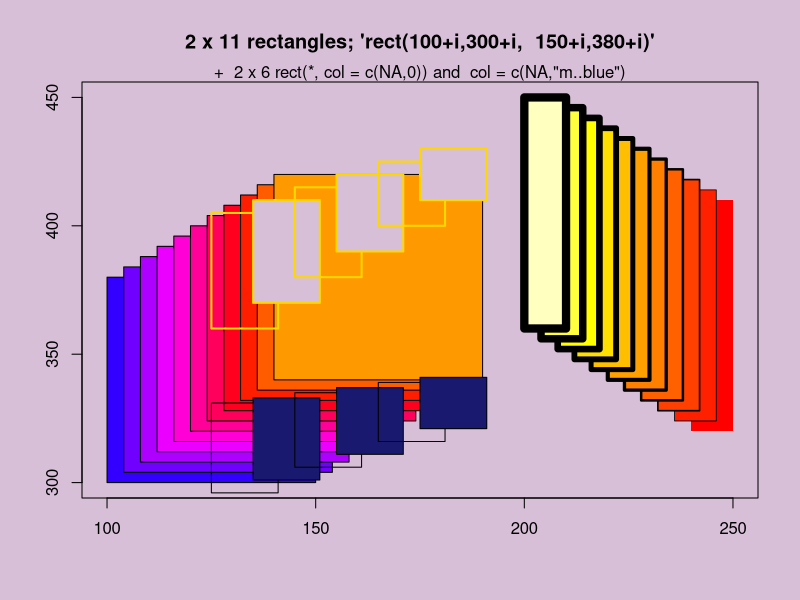
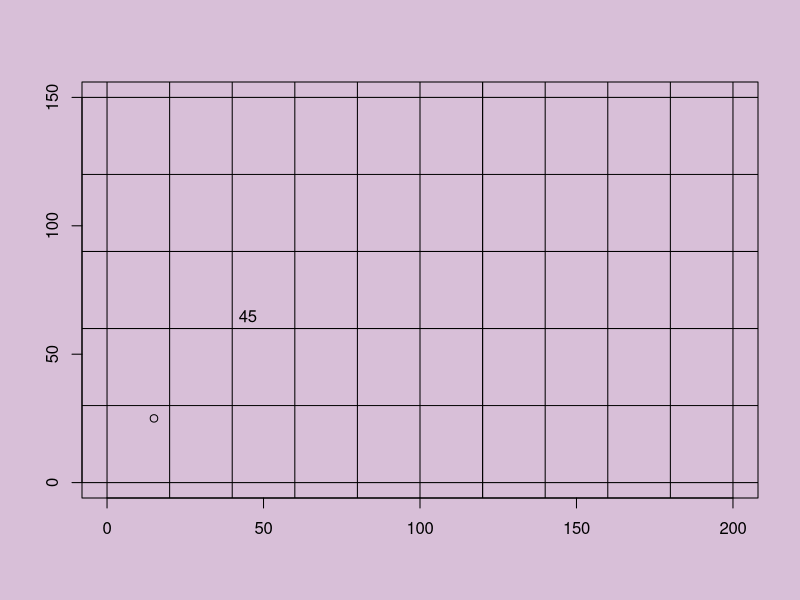

Reproduce these figures in R, in order.
require(grDevices)
## set up the plot region:
op <- par(bg = "thistle")
plot(c(100, 250), c(300, 450), type = "n", xlab = "", ylab = "",
     main = "2 x 11 rectangles; 'rect(100+i,300+i,  150+i,380+i)'")
i <- 4*(0:10)
## draw rectangles with bottom left (100, 300)+i
## and top right (150, 380)+i
rect(100+i, 300+i, 150+i, 380+i, col = rainbow(11, start = 0.7, end = 0.1))
rect(240-i, 320+i, 250-i, 410+i, col = heat.colors(11), lwd = i/5)
## Background alternating  ( transparent / "bg" ) :
j <- 10*(0:5)
rect(125+j, 360+j,   141+j, 405+j/2, col = c(NA,0),
     border = "gold", lwd = 2)
rect(125+j, 296+j/2, 141+j, 331+j/5, col = c(NA,"midnightblue"))
mtext("+  2 x 6 rect(*, col = c(NA,0)) and  col = c(NA,\"m..blue\")")

## an example showing colouring and shading
plot(c(00, 200), c(00, 150), type= "n", xlab = "", ylab = "")
points(15,25)
text(45,65, "45")
#arrows(x0=30,y0=20,x1=30,y1=20,length = 0.25)
#abline(a=NULL, 0, 30, 30 )
#abline(0,0,30,30)
abline(v=20)
abline(v=40)
abline(v=60)
abline(v=80)
abline(v=100)
abline(v=120)
abline(v=120)
abline(v=140)
abline(v=160)
abline(v=180)
abline(v=200)
abline(v=0)
abline(h=0)
abline(h=30)
abline(h=60)
abline(h=90)
abline(h=120)
abline(h=150)

#rect(100, 300, 125, 350) # transparent
#rect(100, 400, 125, 450, col = "green", border = "blue") # coloured
#rect(115, 375, 150, 425, col = par("bg"), border = "transparent")
#rect(150, 300, 175, 350, density = 10, border = "red")
#rect(150, 400, 175, 450, density = 30, col = "blue",
    # angle = -30, border = "transparent")

#legend(180, 450, legend = 1:4, fill = c(NA, "green", par("fg"), "blue"),
     #  density = c(NA, NA, 10, 30), angle = c(NA, NA, 30, -30))

#par(op)
